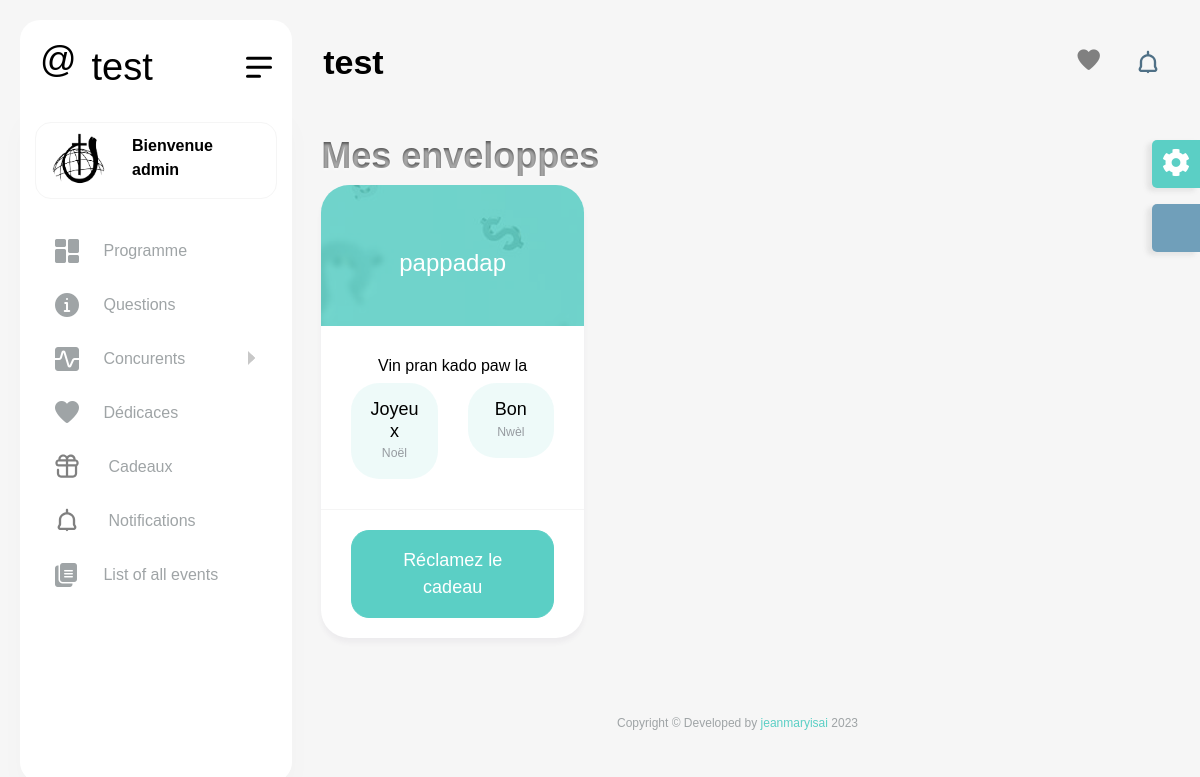
Page /envellope (signed in) on the committed database.
### core/models.py (models this page shows, shortened)
class CustomEvent(models.Model):
    titre= models.CharField(max_length=50)
    date= models.DateTimeField()
    location=models.CharField(max_length=300)
    is_concour=models.BooleanField(default=True)
    isActive=models.BooleanField()
    mc=models.CharField(max_length=50, default='Sara Casseus')

class order(models.Model):
    cadeau=models.ForeignKey(cadeau,on_delete=models.CASCADE)
    user=models.ForeignKey(fake_user,on_delete=models.CASCADE)
    is_redeem=models.BooleanField(default=False)
    event=models.ForeignKey(CustomEvent,on_delete=models.SET_NULL,null=True)

class cadeau(models.Model):
    nombre_disponible=models.IntegerField()
    cadeau=models.TextField()
    show=models.BooleanField(default=False)
    event= models.ForeignKey(CustomEvent,on_delete=models.SET_NULL,null=True,blank=True)

### core/views.py (the view)
# urls.py: path('envellope',envellope, name='envellope'),
@login_required
def envellope(request):
    user=fake_user.objects.get(user=request.user)
    od= order.objects.filter(event=gap(),user=user)
    return render(request,'enveloppe.html',{'cadeaux':od})

### core/context_processors.py (called while the page is built)
def cart(request):
    concurents= Concurent.objects.all()
    dedicaces= Dedicace.objects.filter(show=True,event=True).order_by('-date')[:5]
    notification=Notification.objects.all().order_by('-date')[:5]
    context={'concurents':concurents
    ,
    'dedicaces':dedicaces,
    'notifications':notification,
    'event':CustomEvent.objects.get(isActive=True)
    }
    return context

### core/models.py (called while the page is built)
    @property
    def isTeam(self):
        if self.members.count()>1:
            return True
        else:
            return False

    @property
    def vraiNom(self):
        if self.isTeam:
            return self.nom
        else:
            return self.members.all().first.__str__

### core/views.py (called while the page is built)
def gap():
        qq=CustomEvent.objects.get(isActive=True)
        return qq

### templates/enveloppe.html (shortened to what this page needs)
{% extends 'base.html' %}
{% load static %}
{% block 'body' %}
<h1 style="  background-color: #565656;
                        color: transparent;
                        text-shadow: 0px 2px 3px rgba(255,255,255,0.5);
                        -webkit-background-clip: text;
                           -moz-background-clip: text;
                                background-clip: text;font-weight: 900;"> Mes enveloppes
                </h1>
                <br><br>
{% for x in cadeaux %}
					<div class="col-xl-4 col-lg-12 col-sm-12">
						<div class="card overflow-hidden">
							<div class="text-center p-5 overlay-box" style="background-image: url(images/big/img5.jpg);">
								<h3 class="mt-3 mb-0 text-white">{{x.cadeau.cadeau}}</h3>
							</div>
                            <div class="card-body">
								<div class="row text-center">
									<h5> Vin pran kado paw la </h5>
									<div class="col-6">
										<div class="bgl-primary rounded p-3">
											<h4 class="mb-0">Joyeux</h4>
											<small>No&euml;l</small>
										</div>
									</div>
									<div class="col-6">
										<div class="bgl-primary rounded p-3">
											<h4 class="mb-0">Bon</h4>
											<small>Nw&egrave;l</small>
										</div>
									</div>
								</div>
                            </div>
							<div class="card-footer mt-0">
							{% if not x.is_redeem %}
								<a href="{% url 'redeem' x.id %}"
								class="btn btn-primary btn-lg btn-block">R&eacute;clamez le cadeau</a>
							{% else %}
								<a
								class="btn btn-secondary btn-lg btn-block">Cadeau d&eacute;j&agrave; re	&ccedil;u</a>
							{% endif %}
                            </div>
                        </div>
					</div>
{% endfor %}
{% endblock %}

### templates/base.html (shortened to what this page needs)
 {% load static %}
<!DOCTYPE html>
<html lang="en">
<head>
    <link href="{% static 'vendor/jquery-nice-select/css/nice-select.css' %}" rel="stylesheet">
    <link rel="stylesheet" href="{% static 'vendor/nouislider/nouislider.min.css' %}"> {% block css %}{% endblock %}
    <link rel="stylesheet" href="{% static 'vendor/sweetalert2/dist/sweetalert2.min.css' %}">
    <link href="{% static 'css/style.css' %}" rel="stylesheet">
</head>
<body style="background-image: url(static/images/pattern/pattern6i.png)">
    <div id="main-wrapper">
        <div class="nav-header">
            <a href="{% url 'home' %}" class="brand-logo">
                <h1 class="logo-abbr" width="53" height="53" viewbox="0 0 53 53">@</h1>
                <h2 class="brand-title" width="124px" height="33px">{{event.titre}}</h2>
            </a>
            <div class="nav-control">
                <div class="hamburger">
                    <span class="line"></span><span class="line"></span><span class="line"></span>
                </div>
            </div>
        </div>
        <div class="header">
            <div class="header-content">
                <nav class="navbar navbar-expand">
                    <div class="collapse navbar-collapse justify-content-between">
                        <div class="header-left">
                            <div class="dashboard_bar">
                                {{ event.titre }}
                            </div>
                        </div>
                        <ul class="navbar-nav header-right">
                            <li class="nav-item dropdown notification_dropdown">
                                <a class="nav-link  ai-icon" href="javascript:void(0);" role="button" data-bs-toggle="dropdown">
                                    <i class="flaticon-045-heart" style="color:gray;font-size:1.4rem"></i>
                                </a>
                            </li>
                            <li class="nav-item dropdown notification_dropdown">
                                <a class="nav-link" href="javascript:void(0);" data-bs-toggle="dropdown">
                                </a>
                            </li>
                        </ul>
                    </div>
                </nav>
            </div>
        </div>
        <div class="dlabnav">
            <div class="dlabnav-scroll">
                <ul class="metismenu" id="menu">
                    <li class="dropdown header-profile">
                        <a class="nav-link" href="javascript:void(0);" role="button" data-bs-toggle="dropdown">
                            <img src="{% static 'images/profile/pic1.jpg' %}" width="20" alt="">
                            <div class="header-info ms-3">
                                <span class="font-w600 " >{% if request.user.is_authenticated %} Bienvenue {{request.user.username}}{% else %}<span class="bg-primary badge badge-sm">Annonyme</span>{% endif %}</span>
                            </div>
                        </a>
                    </li>
                    <li>
                        <a class=" ai-icon" href="{% url 'programme' %}" aria-expanded="false">
                            <i class="flaticon-025-dashboard"></i>
                            <span class="nav-text">Programme</span>
                        </a>
                    </li>
                    <li>
                        <a class="ai-icon" href="{% url 'questions' %}" aria-expanded="false">
                            <i class="flaticon-050-info"></i>
                            <span class="nav-text">Questions</span>
                        </a>
                    </li>
                    <li>
                        <a class="has-arrow ai-icon" href="javascript:void()" aria-expanded="false">
                            <i class="flaticon-041-graph"></i>
                            <span class="nav-text">Concurents</span>
                        </a>
                    </li>
                    <li>
                        <a href="{% url 'dedicaces' %}" class="ai-icon" aria-expanded="false">
                            <i class="flaticon-045-heart"></i>
                            <span class="nav-text">D&eacute;dicaces</span>
                        </a>
                    </li>
                    <li>
                        <a class="ai-icon" href="{% url 'cadeau' %}" aria-expanded="false">
                            <i class=""> </i>
                            <span class="nav-text">Cadeaux</span>
                        </a>
                    </li>
                    <li>
                        <a class=" ai-icon" href="{% url 'notifications' %}" aria-expanded="false">
                            <i class="">
                                </i>
                            <span class="nav-text">Notifications</span>
                        </a>
                    </li>
                    <li>
                        <a class=" ai-icon" href="{% url 'events' %}" aria-expanded="false">
                            <i class="flaticon-022-copy"></i>
                            <span class="nav-text">List of all events</span>
                        </a>
                    </li>
                </ul>
            </div>
        </div>
        <div class="content-body">
            <div class="container-fluid">
                <div class="row">
                     {% block 'body' %} {% endblock %}
                </div>
            </div>
        </div>
        <div class="footer">
            <div class="copyright">
                <p>Copyright © Developed by <a href="https://jeanmaryisai.online/" target="_blank">jeanmaryisai</a> 2023</p>
            </div>
        </div>
    </div>
</body>
</html>

### rows in the picture
CustomEvent: titre "test"
order: cadeau.cadeau "pappadap", is_redeem "Réclamez le cadeau"

### other values in the picture
{{ request.user.username }} "admin"
